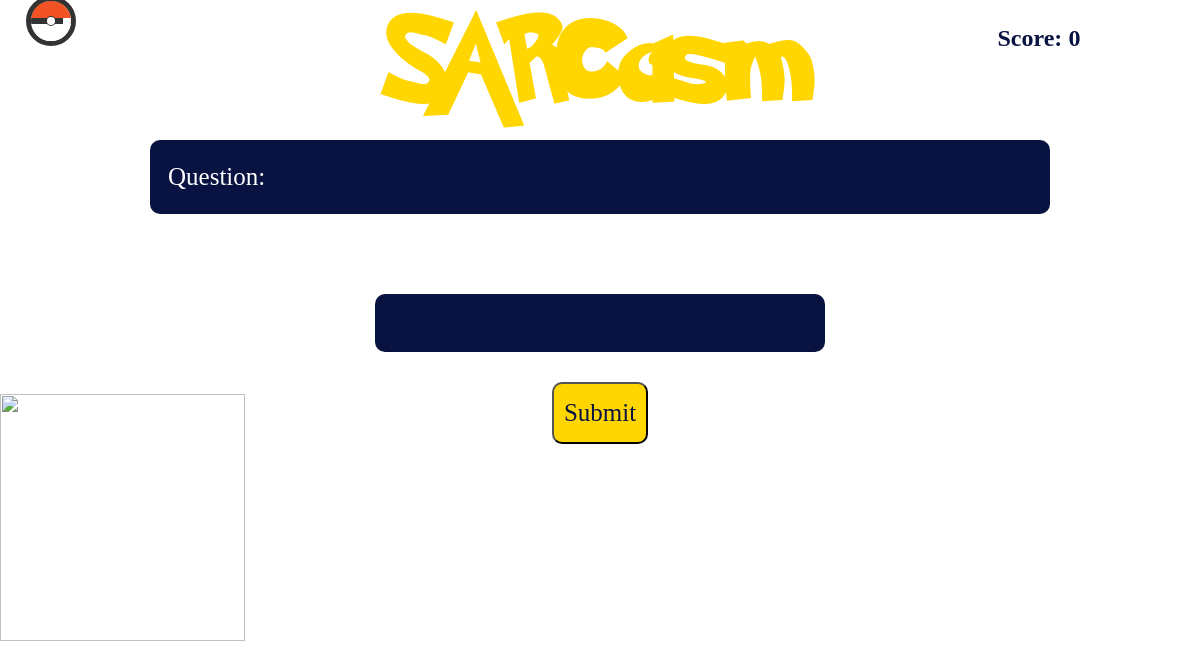
/play (signed in), run on an earlier commit of the app's database.
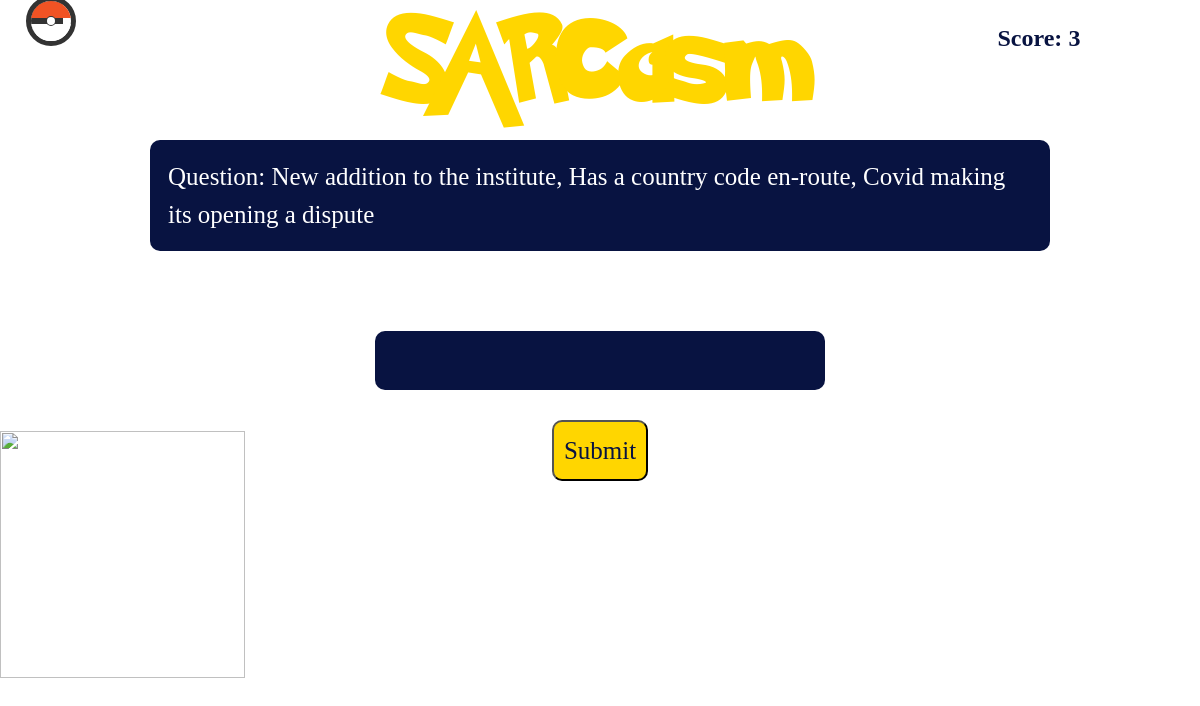
And on a later commit of the database.
### users/models.py (models this page shows)
class Team(models.Model):
	team_name = models.CharField(max_length=100, blank=False)
	leader_first_name = models.CharField(max_length=100, blank=False)
	leader_last_name = models.CharField(max_length=100, blank=False)
	leader_roll_number = models.CharField(max_length=100, primary_key=True, blank=False)
	leader_whatsapp_number = models.CharField(max_length=100, blank=False)
	team_logo = models.CharField(max_length=100, null=True, blank=False)
	player2_first_name = models.CharField(max_length=100, blank = True)
	player2_last_name = models.CharField(max_length=100, blank = True)
	player2_roll_number = models.CharField(max_length=100, blank = True)
	player3_first_name = models.CharField(max_length=100, blank = True)
	player3_last_name = models.CharField(max_length=100, blank = True)
	player3_roll_number = models.CharField(max_length=100, blank = True)
	player4_first_name = models.CharField(max_length=100, blank = True)
	player4_last_name = models.CharField(max_length=100, blank = True)
	player4_roll_number = models.CharField(max_length=100, blank = True)
	player5_first_name = models.CharField(max_length=100, blank = True)
	player5_last_name = models.CharField(max_length=100, blank = True)
	player5_roll_number = models.CharField(max_length=100, blank = True)
	points=models.IntegerField(default=0, null=True)
	current_level = models.ForeignKey(Level, default=Level.DEFAULT_LEVEL, on_delete=models.CASCADE, null=True,)
	current_level_time = models.DateTimeField(default=timezone.now, null=True)
	user = models.ForeignKey(User,on_delete=models.CASCADE, null=True)
	league = models.CharField(max_length=100, null = True)
	bonus_attempted = models.IntegerField(default=0)
	bonus_level_id = models.IntegerField(default=1)

class Level(models.Model):
	DEFAULT_LEVEL = 1
	level_id = models.IntegerField(primary_key=True)
	title = models.CharField(max_length=100)
	question = models.CharField(max_length=1000, blank = True)
	answer = models.CharField(max_length=120)
	image = models.ImageField(upload_to = 'static', null = True,	blank = True)
	audiofile= models.FileField(upload_to='static/', null=True, blank = True, verbose_name="")
	videofile= models.FileField(upload_to='static/', null=True, blank = True, verbose_name="")

### users/views.py (the view, shortened to what this page needs)
# urls.py: path('play',Play.as_view(), name='play'),
class Play(View) :
	form_class = LevelForm
	def get(self, request, *args, **kwargs):
		cur_user = Team.objects.get(user=request.user)
		cur_level = cur_user.current_level
		image = "./static/pokemons/"+cur_user.team_logo+".png"
		bonus_level = BonusQuestion.objects.get(level_id=cur_user.bonus_level_id)
		bonus_level_id = cur_user.bonus_level_id
		livedatetime=bonus_level.live_date
		current_time=timezone.now()
		print("current time ",current_time)
		expdatetime = bonus_level.expiration_date
		print("Expdate", expdatetime)
		print("live date ",livedatetime)
		if current_time < livedatetime:
			time_remaining = (livedatetime - current_time).total_seconds() * 1000
			print("Time remaining1", time_remaining)
		if (current_time > livedatetime) and (current_time < expdatetime):
			time_remaining = 0
			print("Time remaining2", time_remaining)
		if current_time > expdatetime:
			print("Time remaining 3")
			time_remaining = 200000000
		form = self.form_class()
		context = {
			'level' : cur_level,
			'user': cur_user,
			'logo': image,
			'form': form,
			'time_remaining': time_remaining,
		}
		return render(request,'users/play.html',context)   #{{form|crispy}} crispy form was removed try to add it back

### users/forms.py
class LevelForm(forms.Form):
	answer = forms.CharField(label="", widget=forms.TextInput(attrs={'class': 'accordion_ans'}))

### users/templates/users/play.html (shortened to what this page needs)
{% load static %}
<!DOCTYPE html>
<html>
<head>
  <link href="https://cdn.jsdelivr.net/npm/bootstrap@5.1.3/dist/css/bootstrap.min.css" rel="stylesheet"
>
  <link rel="stylesheet" href="static/css/play.css" />
</head>
<body>
  <h1 class='main-heading'>SARCasm</h1>
 <div class="container">
    <div class="questionContainer d-flex flex-column">
        <div class="dropdown" style="position: fixed; margin-left: -1vw; margin-top: -18vh;">
        <div class="pokeball">
          <div class="upper-half"> </div>
          <div class="lower-half"> </div>
          <div class="indicator-inner"> </div>
        </div>
        </div>
        <div class="score" style="position: fixed; margin-left: 80vw; margin-top: -15vh; color: #081341; font-size:x-large; font-weight: bold;">Score: {{user.points}}</div>
        <div class="accordion" style="font-size: 1.5rem;">
          {% if level.question is not None %}<div class="sub-ttle wrapper"><span class="cursor">Question: {{level.question|safe}}</span></div>{% endif %}
          </div>
        </div>
        <div class="row">
          <form class="d-flex flex-column" method="POST" action="play"> {% csrf_token %}
            {{form}}
          <input  placeholder="Answer" type="submit" value="Submit" name="" class="submitButton row" autocomplete="off" style=" width: auto; font-size: 2.5rem;">
          </form>
        </div>
    </div>
    <div class="column">
      <img style="width: 245px; height: 247px;" src={{logo}}/>
    </div>
</body>
</html>

### users/static/css/play.css (style rules this page uses)
* { font-family: Raleway; }
* { font-size: 10px; }
body { background: url("../images/laptop_background.jpg") no-repeat fixed; color: #ffd600; background-size: cover; }
.main-heading { font-family: Pokemon; font-style: normal; font-weight: normal; font-size: 10rem; line-height: 140px; width: 85%; margin: auto; color: #ffd600; text-align: center; }
.accordion { background-color: #081341; border-radius: 10px; color: white; cursor: pointer; padding: 18px; width: 80%; border: none; font-size: 1.5rem; text-align: left; outline: none; transition: 0.4s; margin-left: 10%; }
.accordion_ans { background-color: #081341; border-radius: 10px; color: white; cursor: pointer; padding: 18px; width: 40%; border: none; font-size: 1.5rem; text-align: left; outline: none; transition: 0.4s; margin: 10vh auto; }
input[type="submit"] { width: 10%; padding: 1rem; border-radius: 1rem; margin: -5rem auto; font-size: 2.5rem; background-color: #ffd600; text-align: center; color: #081341; }
.cursor { font-size: 2.5rem; }
::placeholder { color: white; }
.score { position: absolute; margin-right: 4rem; margin-top: 4rem; color: #081341; }
.pokeball { height: 5rem; width: 5rem; border-radius: 50%; overflow: hidden; position: relative; border: 0.5rem solid #333; transform-origin: center bottom; }
.pokeball .upper-half { position: absolute; background: #f15324; height: 42%; width: 100%; }
.pokeball .lower-half { bottom: 0; position: absolute; background: white; height: 42%; width: 100%; }
.indicator-inner { border-radius: 50%; height: 20%; width: 20%; position: absolute; top: 50%; left: 50%; transform: translate(-50%, -50%); background: white; }
.dropdown { position: relative; display: inline-block; }

What changed in the data, as far as the page shows it:
changed Team: points "0" → "3"
now on this page (row edited): Level: question "New addition to the institute, Has a country code en-route, Covid making its opening a dispute"
